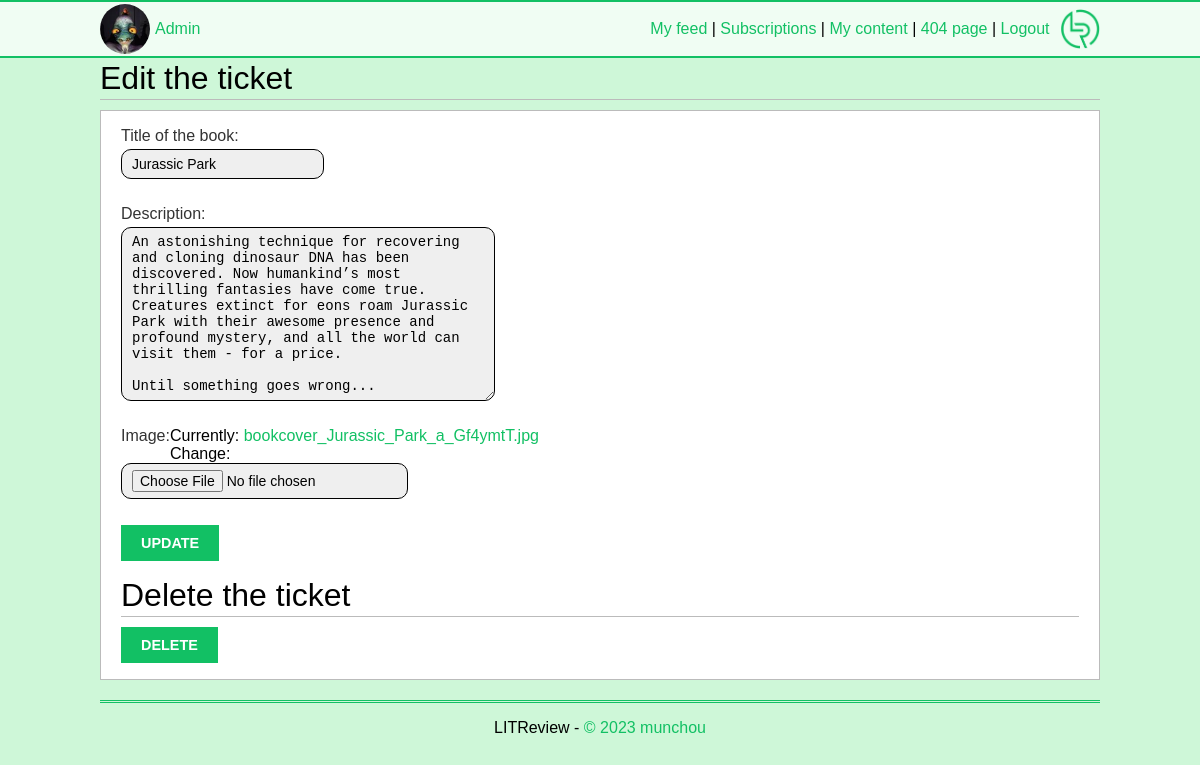
/ticket/72/edit/ (signed in), run on the app's committed database.
### authentication/models.py (models this page shows, shortened)
class Profile(models.Model):
    user = models.OneToOneField(User, on_delete=models.CASCADE)
    profile_photo = models.ImageField(default="profile_pics/default.png", upload_to="profile_pics/")
    follows = models.ManyToManyField("self",
                                     related_name="followed_by",
                                     symmetrical=False,
                                     blank=True)

### website/models.py (models this page shows, shortened)
class Ticket(models.Model):
    title = models.CharField(max_length=128)
    description = models.TextField(max_length=2048, blank=True)
    user = models.ForeignKey(
        to=settings.AUTH_USER_MODEL, on_delete=models.CASCADE)
    image = models.ImageField(null=True, blank=True)
    time_created = models.DateTimeField(default=timezone.now)
    reply = models.BooleanField(default=False)
    BOOK_COVER_SIZE = (260, 400)
    BOOK_COVER_WIDTH = 260
    BOOK_COVER_HEIGHT = 400
    BOOK_COVER_RATIO = BOOK_COVER_WIDTH / BOOK_COVER_HEIGHT  # 0.65

### website/views.py (the view, shortened to what this page needs)
# urls.py: path("ticket/<int:ticket_id>/edit/", website.views.edit_ticket, name="editticket"),
@login_required
def edit_ticket(request, ticket_id):
    ticket = get_object_or_404(models.Ticket, id=ticket_id)
    edit_ticket = forms.CreateTicket(instance=ticket)
    delete_ticket = forms.DeleteTicket()
    if ticket.user != request.user:
        print("You cannot edit that page.")
        return redirect("feed")
    context = {"edit_ticket": edit_ticket, "delete_ticket": delete_ticket}
    return render(request, "website/edit_ticket.html", context)

### website/forms.py
class CreateTicket(forms.ModelForm):
    edit_ticket = forms.BooleanField(widget=forms.HiddenInput, initial=True)
    title = forms.CharField(label="Title of the book", max_length=128, required=True)
    description = forms.CharField(max_length=2048, widget=forms.Textarea, required=True)
    image = forms.ImageField(required=True)
    reply = forms.BooleanField(widget=forms.HiddenInput, initial=True)
    class Meta:
        model = models.Ticket
        fields = ["title", "description", "image"]

class DeleteTicket(forms.Form):
    delete_ticket = forms.BooleanField(widget=forms.HiddenInput, initial=True)

### website/templates/website/edit_ticket.html (shortened to what this page needs)
{% extends 'base.html' %}
{% block content %}
    <div class="feed_container">Edit the ticket</div>
    <div class="ticket_and_review_block notcentered" style="flex-direction: column;">
        <div>
            <form method="post" enctype="multipart/form-data">
                {{ edit_ticket.as_p }}
                <button type="submit" class="button">Update</button>
            </form>
        </div>
        <div class="feed_container">Delete the ticket</div>
        <div>
            <form method="post">
                <button type="submit" class="button">Delete</button>
            </form>
        </div>
    </div>
{% endblock content %}

### templates/base.html (shortened to what this page needs)
{% load static %}
<html>
    <head>
        <link href="{% static 'style.css' %}" rel="stylesheet">
    </head>
    <body>
        <div id="nav">
            {% if request.user.is_authenticated %}
            <menu>
            <div>
                <img class="user-profile" src="/media/{{ request.user.profile.profile_photo }}" height="50px" style="margin-right: 5px;">
            </div>
            <div>
                <a href="{% url 'editprofile' %}">{{ request.user }}</a>
            </div>
            <div id="nav_links">
                <div>
                    <a href="{% url 'feed' %}">My feed</a> |
                    <a href="{% url 'subscribe' %}">Subscriptions</a> |
                    <a href="{% url 'userposts' %}">My content</a> |
                    <a href="/404/">404 page</a> |
                    <a href="{% url 'logout' %}">Logout</a>
                </div>
                <div><img src="/media/website/mainlogo.png" height="40px" style="margin-left: 10px;"></div>
            </div>
            </menu>
            {% endif %}
        </div>
        <main>
            {% block content %}
            {% endblock content %}
        </main>
        <footer>
        {% if request.path == "/home/" %} {% comment %} To get the adjusted footer {% endcomment %}
            <div class="footer footer_feed">
                <p>
                    LITReview - <a href="https://www.munchou.com">© 2023 munchou</a>
                </p>
            </div>
        {% else %}
            <div class="footer">
                <p>
                    LITReview - <a href="https://www.munchou.com">© 2023 munchou</a>
                </p>
            </div>
        {% endif %}
        </footer>
    </body>
</html>

### static/style.css (style rules this page uses)
body { width: 1000px; margin: auto; font-family:helvetica, sans-serif; background-color: rgba(12, 218, 63, 0.2); }
main { padding-top: 60px; }
#nav { width: 100%; position: fixed; z-index: 2; left: 0; background-color: rgba(255, 255, 255, 0.7); border-bottom: 2px solid #12c064; border-top: 2px solid #12c064; padding: 2px 0; }
#nav menu { width: 1000px; position: relative; margin: auto; z-index: 3; display: flex; align-items: center; padding: 0; }
#nav_links { position: absolute; right: 0px; display: flex; flex-direction: row; align-items: center; }
.footer { text-align: center; margin-top: 10px; margin-bottom: 20px; border-top: 3px double #12c064; }
a { color:#12c064; text-decoration:none; }
.feed_container { position: relative; display: flex; margin-bottom: 10px; padding-bottom: 2px; border-bottom: 1px solid #bbb; font-size: 2em; }
.ticket_and_review_block { display: flex; margin-bottom: 20px; justify-content: center; border: 1px solid #bbb; background-color: rgba(255, 255, 255, 1); }
.ticket_and_review_block.notcentered { justify-content: left; padding: 0px 20px; }
form { overflow:auto; }
form p { width:100%; overflow:auto; }
label { float:left; clear:both; color:#333; margin-bottom:4px; }
input, textarea { clear:both; float:left; margin:0 0 10px; background:#efefef; border: 1px solid black ; border-radius: 10px; padding:6px 10px; font-size:14px; }
.button { font-weight: bold; background:#12c064; color:#fff; padding: 10px 20px; font-size: 0.9em; text-transform: uppercase; border-style: none; border-radius: 0px; }
.user-profile { border-radius: 50%; }

### data on the page
Ticket: title "Jurassic Park", description "An astonishing technique for recovering and cloning dinosaur DNA has been discovered. Now humankind’s most thrilling fantasies have come true. Creatures extinct for eons roam Jurassic Park with their awesome presence and profound mystery, and all the world can visit them - for a price. Until something goes wrong..."

### other printed values
{{ request.user }} "Admin"
